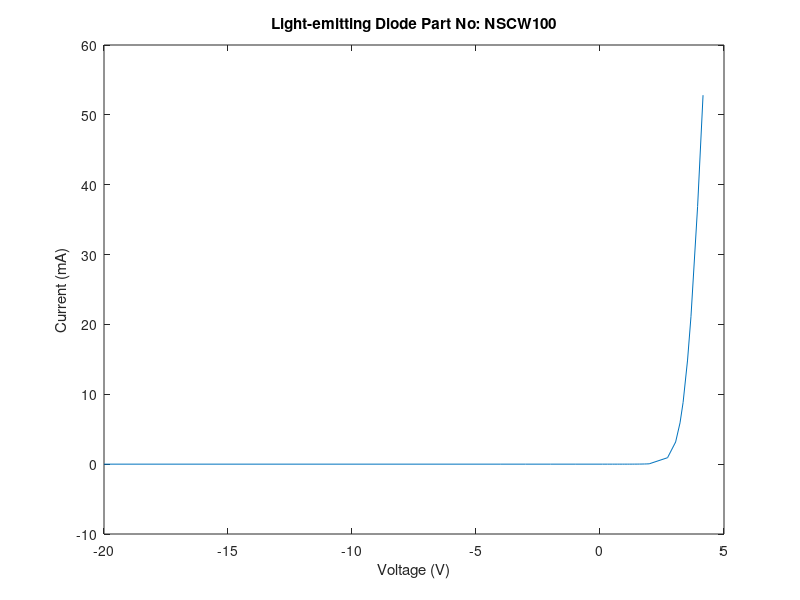

Write the MATLAB code that produced this figure.
close all
clear all
clc
format
% Diode Voltage-Current Plots from Experiment 3
% Data Collected using LTspice XVII
%%%%%%%%%%%%%%%%%%%%%%%%%%%%%%%%%%%%%%%%%%%%%%%%%%%%%%%%%%%
% Parameters
%%%%%%%%%%%%%%%%%%%%%%%%%%%%%%%%%%%%%%%%%%%%%%%%%%%%%%%%%%%
% Ordinary p-n junction diode (Type: Silicon Part No:1N914)
V1=[0.808948 0.785921 0.757006 0.74229 0.724089 0.71281 0.699096 0.681237 0.654719 0.651165 0.647351 0.643235 0.638762 0.633859 0.628439 0.622378 0.615503 0.607562 0.598177 0.586727 0.57214 0.552332 0.522805 0.473779 0.395351 0.299441 0.199938 0.0999939 -0.999999 -2 -3 -4 -5 -10 -15 -20];
I1=[63.9702 47.3803 30.81 24.1924 17.5864 14.2906 11.003 7.72921 4.48427 4.16278 3.84216 3.52255 3.20413 2.88714 2.57187 2.25874 1.94832 1.64146 1.33941 1.04424 0.759534 0.492227 0.257316 8.74028e-2 1.5496e-2 1.86461e-3 2.05245e-4 2.03742e-6 -2.521e-6 -2.522e-6 -2.523e-6 -2.524e-6 -2.525e-6 -2.53e-6 -2.535e-6 -2.54e-6];

% Zener diode (Part No: 1N750)
V2=[0.839458 0.827268 0.811525 0.803306 0.792921 0.786354 0.778214 0.767286 0.750093 0.747662 0.745011 0.742093 0.73885 0.735202 0.731035 0.726178 0.720384 0.713235 0.703999 0.691249 0.671863 0.638603 0.579873 0.495445 0.399167 0.299859 0.199977 0.0999962 -0.99996 -1.99944 -2.99279 -3.92105 -4.00259 -4.08083 -4.15552 -4.22645 -4.29336 -4.35566 -4.41181 -4.45907 -4.49554 -4.52239 -4.61761 -4.66862 -4.69347 -4.72893 -4.75127];
I2=[63.8685 47.2424 30.6283 23.989 17.3569 14.0455 10.7393 7.44238 4.16636 3.84113 3.51663 3.19302 2.8705 2.54933 2.22988 1.91274 1.59872 1.28922 0.986668 0.695837 0.427124 0.204658 6.70887e-2 1.51843e-2 2.77644e-3 4.68624e-4 7.78209e-5 1.2621e-5 -1.33629e-4 -1.85207e-3 -2.4049e-2 -0.263164 -0.324703 -0.397246 -0.481617 -0.578517 -0.688804 -0.814456 -0.960624 -1.13645 -1.34821 -1.59204 -4.60797 -11.1046 -17.6884 -34.2369 -50.8291];

% Schottky diode (Part No: 1N5818)
V3=[0.274591 0.263395 0.247897 0.239456 0.228616 0.221753 0.213343 0.202455 0.18695 0.18497 0.182878 0.18066 0.178299 0.175778 0.173071 0.170151 0.166981 0.163513 0.15969 0.155429 0.15062 0.145107 0.138656 0.130897 0.121205 0.1084 0.0899253 0.05918 -0.99049 -1.99049 -2.99049 -3.99049 -4.99049 -9.99049 -14.9905 -19.9905];
I3=[65.7514 49.122 32.507 25.8685 19.2379 15.9275 12.6222 9.32515 6.0435 5.71677 5.39041 5.06447 4.739 4.41407 4.08976 3.76616 3.4434 3.12162 2.80103 2.4819 2.1646 1.84964 1.53781 1.23034 0.929317 0.638668 0.366916 0.136067 -3.17e-2 -3.17e-2 -3.17e-2 -3.17e-2 -3.17e-2 -3.17e-2 -3.17e-2 -3.17e-2];

% Light-emitting diode (LED) (Part No: NSCW100)
V4=[4.15489 3.9354 3.66769 3.53027 3.35054 3.22672 3.04917 2.7234 1.98532 1.88999 1.79321 1.69542 1.59692 1.49793 1.39861 1.29907 1.19938 1.09959 0.999724 0.899817 0.799879 0.699921 0.599949 0.499967 0.39998 0.299988 0.199994 0.0999975 -0.999995 -1.99999 -2.99999 -3.99999 -4.99999 -10 -15 -20];
I4=[52.817 36.882 21.1077 14.8991 8.83154 5.91092 3.16942 0.921993 4.8929e-2 3.33753e-2 2.2629e-2 1.52767e-2 1.02813e-2 6.90374e-3 4.62759e-3 3.09718e-3 2.06976e-3 1.38073e-3 9.18959e-4 6.09641e-4 4.02507e-4 2.6383e-4 1.70998e-4 1.08861e-4 6.72726e-5 3.94384e-5 2.08102e-5 8.3433e-6 -1.65769e-5 -1.68765e-5 -1.68829e-5 -1.6884e-5 -1.6885e-5 -1.689e-5 -1.6895e-5 -1.69e-5];

%%%%%%%%%%%%%%%%%%%%%%%%%%%%%%%%%%%%%%%%%%%%%%%%%%%%%%%%%%%
% Function

%%%%%%%%%%%%%%%%%%%%%%%%%%%%%%%%%%%%%%%%%%%%%%%%%%%%%%%%%%%
% Display Results
%plot(V1,I1)
%xlabel('Voltage (V)'), ylabel('Current (mA)'), title('Ordinary Diode Part No:1N914');
%plot(V2,I2)
%xlabel('Voltage (V)'), ylabel('Current (mA)'), title('Zener Diode Part No: 1N750');
%plot(V3,I3)
%xlabel('Voltage (V)'), ylabel('Current (mA)'), title('Schottky Diode Part No: 1N5818');
plot(V4,I4)
xlabel('Voltage (V)'), ylabel('Current (mA)'), title('Light-emitting Diode Part No: NSCW100');
